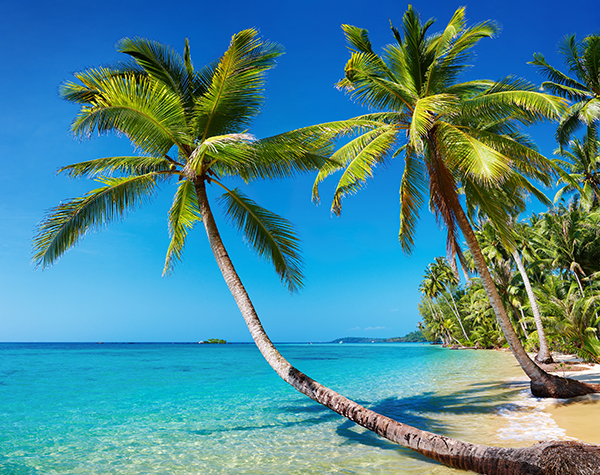
#> input picture Data/Input/png/beach.png, 600 x 475 px
$ python color_histogram.py -i ../../Data/Input/png/beach.png
#> lines starting #> are read from the running program, lines starting #| are printed output that depends on the picture
# Usage
# python color_histogram.py -i ../../Data/Input/png/beach.png

# Import libraries
import cv2
import argparse
import matplotlib.pyplot as plt
import imutils

# Add command line arguments
ap = argparse.ArgumentParser()
ap.add_argument("-i", "--input", type=str,
                required=True, help="Input image path")
args = vars(ap.parse_args())

# Load the image
image = cv2.imread(args['input'])
#> image is the input picture: shape (475, 600, 3); mean B, G, R 148.4, 136.5, 73.3

# Plot the actual image, histogram
plt.figure()
plt.axis('off')
plt.imshow(cv2.cvtColor(image, cv2.COLOR_BGR2RGB))

# Split channels into B,G,R
channels = cv2.split(image)
colors = ("b", "g", "r")
plt.figure()
plt.title('Image histogram normalized')
plt.xlabel("Bins")
plt.ylabel("Frequency (Normalized)")

for channel, color in zip(channels, colors):
    # Calculate histogram
    hist = cv2.calcHist([channel], [0], None, [256], [0, 256])
    hist /= hist.sum()

    plt.plot(hist, color=color)
#> this loop made 3 passes
#> color on passes 1 to 3: 'b', 'g', 'r'

# Plot 2D Histograms
fig = plt.figure()
ax = fig.add_subplot(131)
hist = cv2.calcHist([channels[1], channels[0]], [0, 1],
                    None, [32, 32], [0, 256, 0, 256])
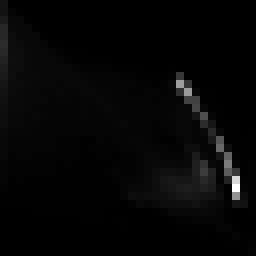
#> hist: shape (32, 32) float32 (shown 8 times larger); min 0, max 11507, mean 278.3; drawn with min black and max white
p = ax.imshow(hist, interpolation="nearest")
ax.set_title('2D Hist G and B channels')
plt.colorbar(p)


ax = fig.add_subplot(132)
hist = cv2.calcHist([channels[1], channels[2]],
                    [0, 1], None, [32, 32], [0, 256, 0, 256])
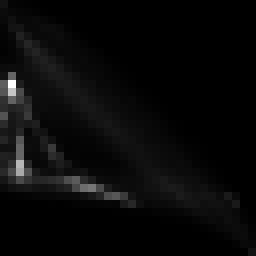
#> hist: shape (32, 32) float32 (shown 8 times larger); min 0, max 7429, mean 278.3; drawn with min black and max white
p = ax.imshow(hist, interpolation="nearest")
ax.set_title("2D Hist G abd R channels")
plt.colorbar(p)

ax = fig.add_subplot(133)
hist = cv2.calcHist([channel[0], channel[2]], [0, 1],
                    None, [32, 32], [0, 256, 0, 256])
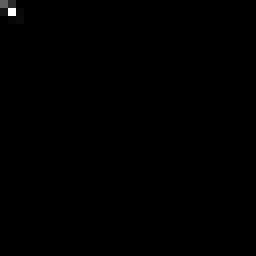
#> hist: shape (32, 32) float32 (shown 8 times larger); min 0, max 346, mean 0.6; drawn with min black and max white
p = ax.imshow(hist, interpolation="nearest")
ax.set_title("2D Hist B and R channels")
plt.colorbar(p)

# finally, let's examine the dimensionality of one of the 2D
# histograms
print("2D histogram shape: {}, with {} values".format(
    hist.shape, hist.flatten().shape[0]))
#| 2D histogram shape: (32, 32), with 1024 values

# our 2D histogram could only take into account 2 out of the 3
# channels in the image so now let's build a 3D color histogram
# (utilizing all channels) with 8 bins in each direction -- we
# can't plot the 3D histogram, but the theory is exactly like
# that of a 2D histogram, so we'll just show the shape of the
# histogram
hist = cv2.calcHist([image], [0, 1, 2],
	None, [8, 8, 8], [0, 256, 0, 256, 0, 256])
print("3D histogram shape: {}, with {} values".format(
	hist.shape, hist.flatten().shape[0]))
#| 3D histogram shape: (8, 8, 8), with 512 values

# display the original input image
plt.figure()
plt.axis("off")
plt.imshow(imutils.opencv2matplotlib(image))

plt.show()
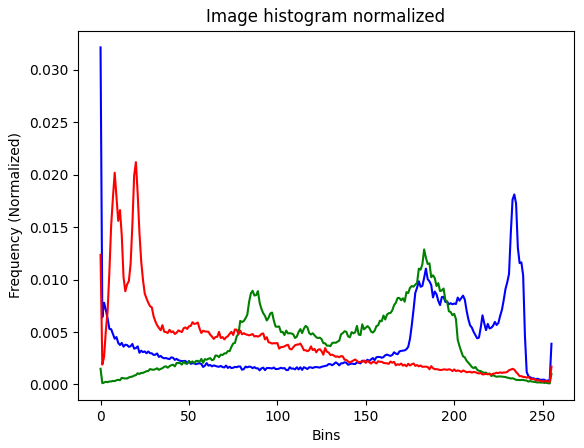
#> figure drawn by matplotlib, 1 panel; curve peaks at x = 0, y = 0.0322; curve peaks at x = 183, y = 0.0129; curve peaks at x = 20, y = 0.0212
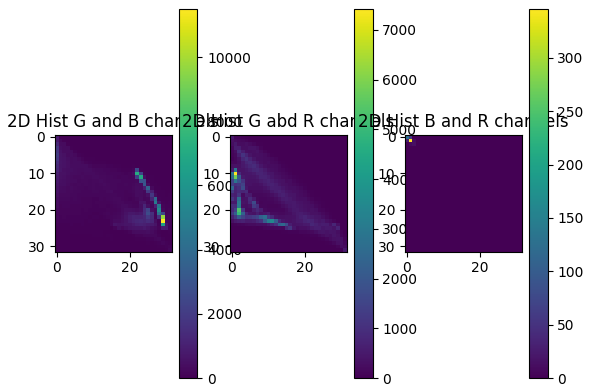
#> figure drawn by matplotlib, 6 panels

$ run again, with Data/Input/png/bricks.png copied over Data/Input/png/beach.png
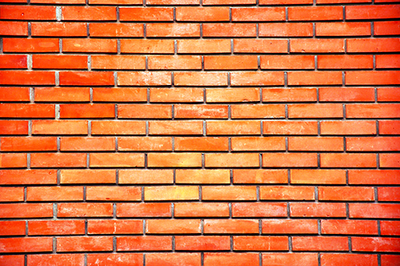
#> input picture Data/Input/png/bricks.png, 400 x 266 px
#> image is the input picture: shape (266, 400, 3); mean B, G, R 66.4, 117, 216.7
#> the loop `for channel, color in zip(channels, colors):` made 3 passes
#> color on passes 1 to 3: 'b', 'g', 'r'
#> `hist = cv2.calcHist([channels[1], channels[2]], [0, 1], None, [32, 32]..`:
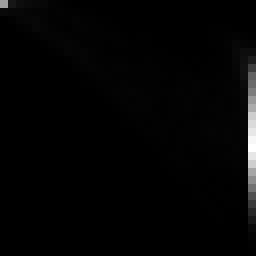
#> hist: shape (32, 32) float32 (shown 8 times larger); min 0, max 6219, mean 103.9; drawn with min black and max white
#| 2D histogram shape: (32, 32), with 1024 values
#| 3D histogram shape: (8, 8, 8), with 512 values
#> `plt.show()`:
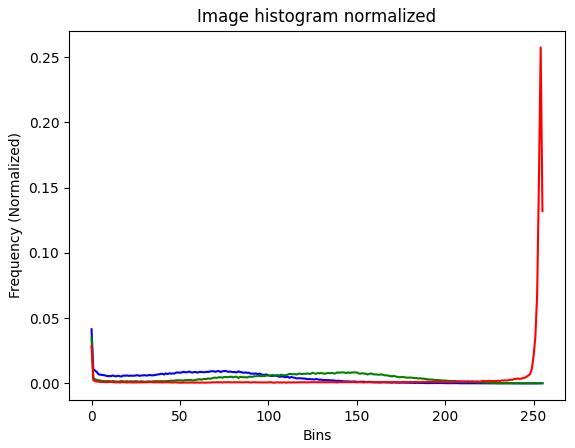
#> figure drawn by matplotlib, 1 panel; curve peaks at x = 0, y = 0.0415; curve peaks at x = 0, y = 0.035; curve peaks at x = 254, y = 0.257
